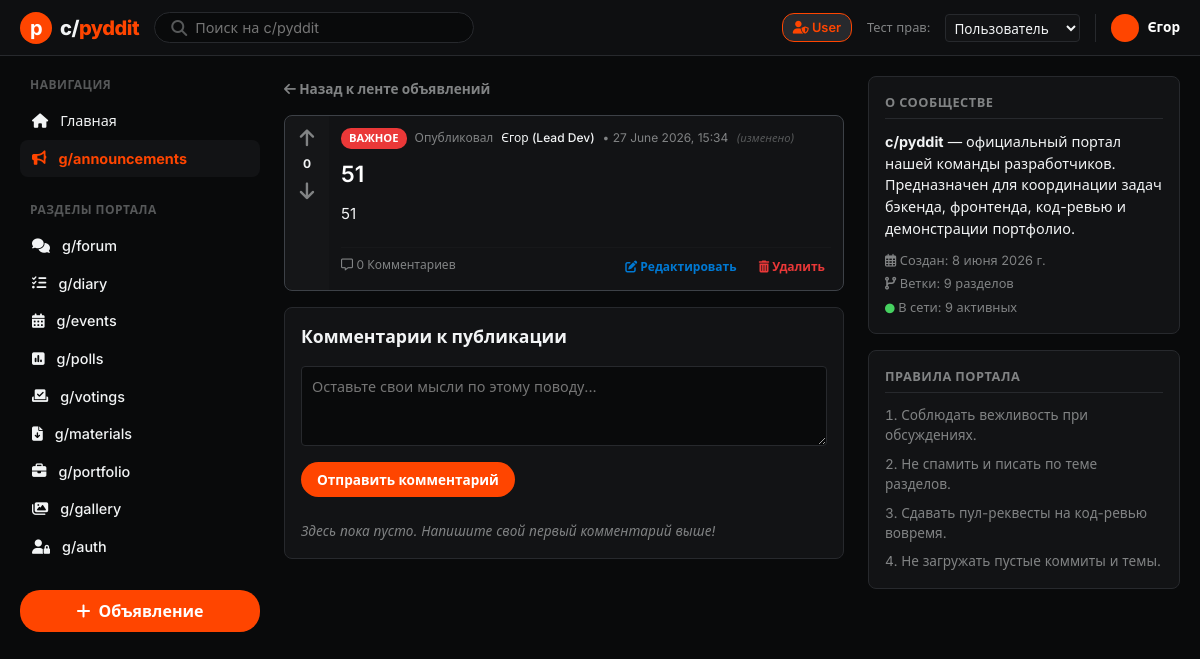
Screenshot of /announcements/12/ with the database file from the repository.
### portal/models.py (models this page shows, shortened)
class Announcement(models.Model):
    CATEGORY_CHOICES = [
        ('Important', 'Важное'),
        ('General', 'Общее'),
        ('Event', 'Событие'),
        ('Academic', 'Учеба'),
    ]
    title = models.CharField(max_length=200, verbose_name="Заголовок")
    content = models.TextField(verbose_name="Содержание")
    category = models.CharField(
        max_length=20,
        choices=CATEGORY_CHOICES,
        default='General',
        verbose_name="Категория"
    )
    author_name = models.CharField(max_length=100, default="Администратор", verbose_name="Автор")
    likes = models.IntegerField(default=0, verbose_name="Рейтинг (лайки)")
    created_at = models.DateTimeField(auto_now_add=True, verbose_name="Дата создания")
    updated_at = models.DateTimeField(auto_now=True, verbose_name="Дата обновления")
    is_pinned = models.BooleanField(default=False, verbose_name="Закреплено")
    class Meta:
        ordering = ['-is_pinned', '-created_at']
        verbose_name = "Объявление"
        verbose_name_plural = "Объявления"

### portal/views.py (the view, shortened to what this page needs)
# urls.py: path('announcements/<int:pk>/', views.announcement_detail, name='announcement_detail'),
def announcement_detail(request, pk):
    role = get_current_role(request)
    announcement = get_object_or_404(Announcement, pk=pk)
    comments = announcement.comments.all()
    context = {
        'role': role,
        'announcement': announcement,
        'comments': comments,
    }
    return render(request, 'portal/announcement_detail.html', context)

### portal/views.py (called while the page is built)
def get_current_role(request):
    return request.session.get('role', 'User')

### portal/templates/portal/announcement_detail.html (shortened to what this page needs)
{% extends 'portal/base.html' %}
{% block content %}
    <div style="margin-bottom: 15px;">
        <a href="{% url 'announcements_list' %}" style="font-size: 0.85rem; color: var(--text-secondary); font-weight: 700;">
            <i class="fas fa-arrow-left"></i> Назад к ленте объявлений
        </a>
    </div>
    <article class="post-card" style="border-color: var(--border-hover);">
        <div class="post-votes">
            <a href="{% url 'announcement_like' announcement.pk %}?dir=up" class="vote-arrow up">
                <i class="fas fa-arrow-up"></i>
            </a>
            <span class="vote-count {% if announcement.likes > 0 %}color-upvote{% elif announcement.likes < 0 %}color-downvote{% endif %}">
                {{ announcement.likes }}
            </span>
            <a href="{% url 'announcement_like' announcement.pk %}?dir=down" class="vote-arrow down">
                <i class="fas fa-arrow-down"></i>
            </a>
        </div>
        <div class="post-main">
            <div class="post-meta">
                <span class="tag-pill
                    {% if announcement.category == 'Important' %}tag-important
                    {% elif announcement.category == 'Academic' %}tag-academic
                    {% elif announcement.category == 'Event' %}tag-event
                    {% else %}tag-general{% endif %}">
                    {{ announcement.get_category_display }}
                </span>
                <span>Опубликовал</span>
                <span class="post-author">{{ announcement.author_name }}</span>
                <span>• {{ announcement.created_at|date:"d E Y, H:i" }}</span>
                {% if announcement.updated_at != announcement.created_at %}
                    <span style="font-size: 0.7rem; color: var(--text-muted); font-style: italic;">(изменено)</span>
                {% endif %}
            </div>
            <h2 class="post-title" style="font-size: 1.4rem; margin-bottom: 12px;">{{ announcement.title }}</h2>
            <div class="post-body" style="font-size: 0.95rem; color: var(--text-primary); line-height: 1.6; margin-bottom: 20px;">
                {{ announcement.content|linebreaks }}
            </div>
            <div class="post-footer">
                <span><i class="far fa-comment-alt"></i> {{ comments.count }} Комментариев</span>
                <div class="post-actions">
                    <a href="{% url 'announcement_edit' announcement.pk %}" class="btn-action edit">
                        <i class="fas fa-edit"></i> Редактировать
                    </a>
                    <a href="{% url 'announcement_delete' announcement.pk %}" class="btn-action delete" onclick="return confirm('Удалить это объявление?');">
                        <i class="fas fa-trash-alt"></i> Удалить
                    </a>
                </div>
            </div>
        </div>
    </article>
    <div class="comments-container">
        <h4 class="comments-title">Комментарии к публикации</h4>
        <form action="{% url 'announcement_detail' announcement.pk %}" method="POST" class="comment-form">
            <div class="form-group" style="margin-bottom: 10px;">
                <textarea name="content" class="form-control" placeholder="Оставьте свои мысли по этому поводу..." style="min-height: 80px;" required></textarea>
            </div>
            <button type="submit" class="btn btn-primary btn-sm">Отправить комментарий</button>
        </form>
        {% if comments %}
            <ul class="comment-list">
                {% for comment in comments %}
                    <li class="comment-item">
                        <div class="comment-header">
                            <span class="comment-author">{{ comment.author_name }}</span>
                            <span>• {{ comment.created_at|date:"d E Y, H:i" }}</span>
                        </div>
                        <div class="comment-content">
                            {{ comment.content|linebreaksbr }}
                        </div>
                    </li>
                {% endfor %}
            </ul>
        {% else %}
            <p style="color: var(--text-secondary); font-size: 0.85rem; font-style: italic;">Здесь пока пусто. Напишите свой первый комментарий выше!</p>
        {% endif %}
    </div>
{% endblock %}

### portal/static/portal/css/styles.css (style rules this page uses)
:root { --bg-page: #090a0b; --bg-card: #121315; --bg-card-hover: #1a1b1e; --bg-header: #0e0f11; --border-color: #27292d; --border-hover: #3d4147; --text-primary: #f2f4f5; --text-secondary: #818384; --text-muted: #565859; --accent-orange: #ff4500; --accent-orange-hover: #ff581a; --accent-blue: #0079d3; --color-upvote: #ff4500; --color-downvote: #7193ff; --tag-important: #ea3838; --tag-academic: #a467ff; --tag-event: #24a0ed; --tag-general: #818384; --font-sans: 'Inter', system-ui, -apple-system, BlinkMacSystemFont, "Segoe UI", Roboto, sans-serif; --radius-sm: 4px; --radius-md: 8px; --radius-lg: 12px; --radius-circle: 50%; --shadow-sm: 0 2px 4px rgba(0, 0, 0, 0.5); --shadow-md: 0 4px 12px rgba(0, 0, 0, 0.7); --shadow-lg: 0 8px 24px rgba(0, 0, 0, 0.9); }
* { box-sizing: border-box; margin: 0; padding: 0; }
body { background-color: var(--bg-page); color: var(--text-primary); font-family: var(--font-sans); line-height: 1.5; overflow-y: scroll; }
a { color: var(--text-primary); text-decoration: none; transition: color 0.2s ease; }
button, input, textarea, select { font-family: inherit; font-size: inherit; color: inherit; }
.post-card { background-color: var(--bg-card); border: 1px solid var(--border-color); border-radius: var(--radius-md); display: flex; margin-bottom: 16px; position: relative; transition: border-color 0.2s; }
.post-votes { background-color: rgba(255, 255, 255, 0.01); width: 44px; padding: 8px 4px; display: flex; flex-direction: column; align-items: center; border-top-left-radius: var(--radius-md); border-bottom-left-radius: var(--radius-md); }
.vote-arrow { background: transparent; border: none; cursor: pointer; color: var(--text-secondary); font-size: 1.2rem; padding: 4px; display: flex; align-items: center; justify-content: center; transition: color 0.15s; }
.vote-count { font-size: 0.75rem; font-weight: 700; margin: 4px 0; }
.post-main { flex-grow: 1; padding: 12px; }
.post-meta { display: flex; align-items: center; gap: 8px; font-size: 0.75rem; color: var(--text-secondary); margin-bottom: 8px; }
.post-author { color: var(--text-primary); font-weight: 500; }
.tag-pill { padding: 2px 8px; border-radius: 10px; font-size: 0.7rem; font-weight: 700; text-transform: uppercase; color: white; }
.tag-pill.tag-important { background-color: var(--tag-important); }
.post-title { font-size: 1.1rem; font-weight: 600; margin-bottom: 8px; color: white; }
.post-body { font-size: 0.9rem; color: var(--text-secondary); margin-bottom: 12px; }
.post-footer { display: flex; gap: 16px; font-size: 0.75rem; color: var(--text-secondary); border-top: 1px solid rgba(255, 255, 255, 0.02); padding-top: 8px; }
.post-actions { margin-left: auto; display: flex; gap: 10px; }
.btn-action { background: transparent; border: none; cursor: pointer; font-weight: 600; border-radius: 4px; padding: 2px 6px; }
.btn-action.edit { color: var(--accent-blue); }
.btn-action.delete { color: var(--tag-important); }
.form-group { margin-bottom: 16px; }
.form-control { width: 100%; background-color: var(--bg-page); border: 1px solid var(--border-color); border-radius: var(--radius-sm); padding: 10px; outline: none; font-size: 0.9rem; transition: border-color 0.2s; }
textarea.form-control { resize: vertical; min-height: 120px; }
.btn { padding: 8px 16px; border-radius: 20px; font-weight: 700; font-size: 0.85rem; cursor: pointer; border: none; transition: background-color 0.2s; }
.btn-primary { background-color: var(--accent-orange); color: white; }
.comments-container { background-color: var(--bg-card); border: 1px solid var(--border-color); border-radius: var(--radius-md); padding: 16px; margin-top: 16px; }
.comments-title { font-size: 1.1rem; font-weight: 700; margin-bottom: 16px; }
.comment-form { margin-bottom: 24px; }

### rows the page displays
Announcement: likes "0", category "ВАЖНОЕ", author_name "Єгор (Lead Dev)", created_at "27 June 2026, 15:34", title "51", content "51", count "0"

### other values shown
{{ role }} "User"
